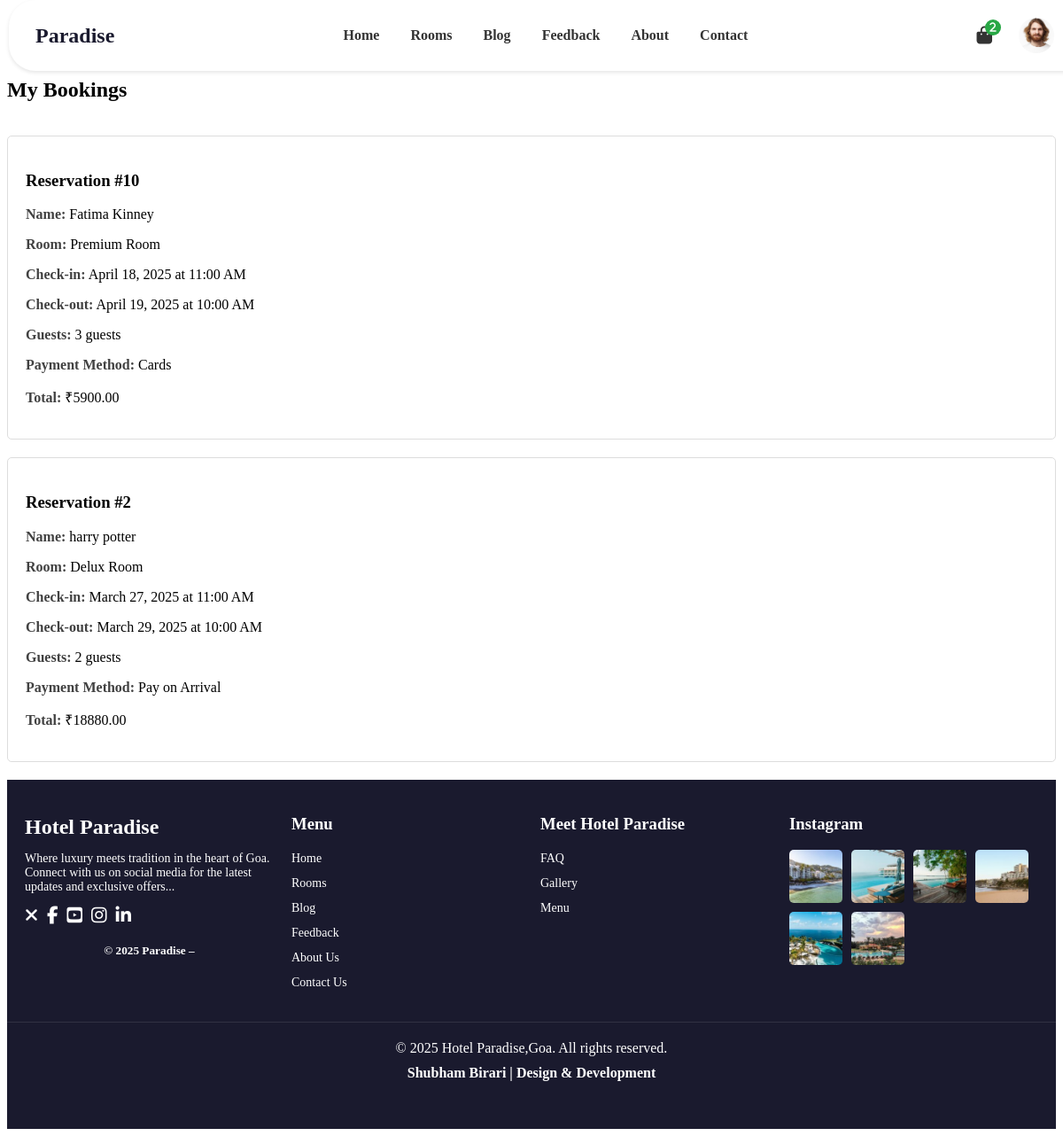
Page /my-bookings/ (signed in) on the committed database.
### accounts/models.py (models this page shows, shortened)
class Profile(models.Model):
    user = models.OneToOneField(User, on_delete=models.CASCADE)
    phone_number = models.CharField(max_length=10, blank=True, null=True)
    profile_picture = models.ImageField(upload_to='profile_pics/', blank=True, null=True)

### rooms/models.py (models this page shows, shortened)
class Reservation(models.Model):
    room = models.ForeignKey(Room, on_delete=models.CASCADE)
    check_in_date = models.DateField()
    check_out_date = models.DateField()
    adults = models.PositiveIntegerField()
    created_at = models.DateTimeField(auto_now_add=True)
    user = models.ForeignKey(User, on_delete=models.SET_NULL, null=True, blank=True)
    first_name = models.CharField(max_length=100, null=True, blank=True)
    last_name = models.CharField(max_length=100, null=True, blank=True)
    email = models.EmailField(null=True, blank=True)
    phone = models.CharField(max_length=15, null=True, blank=True)
    address = models.CharField(max_length=200 ,null=True, blank=True)
    city = models.CharField(max_length=100, null=True, blank=True)
    state = models.CharField(max_length=100, null=True, blank=True)
    postcode = models.CharField(max_length=20, null=True, blank=True)
    adhar_id = models.CharField(max_length=20, null=True, blank=True)
    note = models.TextField(blank=True)  # Already optional
    payment_method = models.CharField(
        max_length=20,
        choices=[('pay_on_arrival', 'Pay on Arrival'), ('upi', 'UPI'), ('cards', 'Cards')],
        null=False,  # Optional for now
        blank=False,
        default='pay_on_arrival',
    )
    subtotal = models.DecimalField(max_digits=10, decimal_places=2, default=0.00)
    gst = models.DecimalField(max_digits=10, decimal_places=2, default=0.00)
    total = models.DecimalField(max_digits=10, decimal_places=2, default=0.00)
    coupon = models.ForeignKey(Coupon, on_delete=models.SET_NULL, null=True, blank=True)
    discount_applied = models.DecimalField(max_digits=10, decimal_places=2, default=0.00)

class Room(models.Model):
    SIZE_CHOICES = (
        ('S', 'Single Bedroom'),
        ('D', 'Double Bedroom'),
        ('T', 'Triple Bedroom'),
    )
    name = models.CharField(max_length=100)
    category = models.ForeignKey(RoomCategory, on_delete=models.SET_NULL, null=True)
    capacity = models.PositiveIntegerField()
    size = models.CharField(max_length=1, choices=SIZE_CHOICES)
    description = models.TextField()
    price = models.DecimalField(max_digits=10, decimal_places=2)
    image = models.ImageField(upload_to='rooms/', blank=True, null=True)
    objects = RoomManager()

### footer/models.py (models this page shows, shortened)
class FooterText(models.Model):
    text = models.CharField(max_length=200, )
    is_editable = models.BooleanField(default=False, help_text="Only superusers can edit if unchecked")
    class Meta:
        verbose_name = "Footer Text"
        verbose_name_plural = "Footer Text"

### rooms/views.py (the view)
# urls.py: path('my-bookings/', views.my_bookings, name='my_bookings'),
@login_required
def my_bookings(request):
    bookings = Reservation.objects.filter(user=request.user).order_by('-created_at')
    context = {'bookings': bookings}
    return render(request, 'rooms/mybookings.html', context)

### footer/context_processors.py (called while the page is built)
def footer_text(request):
    footer_obj = FooterText.objects.first()  # Get the first entry
    return {'footer_text_obj': footer_obj}

### rooms/context_processors.py (called while the page is built)
def booking_count(request):
    if request.user.is_authenticated:
        count = Reservation.objects.filter(user=request.user).count()
    else:
        count = 0
    return {'booking_count': count}

### templates/rooms/mybookings.html (shortened to what this page needs)
<html lang="en-US" >
<head>
    <link media="all"
        href="https://kinsley.bslthemes.com/wp-content/cache/autoptimize/1/css/autoptimize_86433fa97a80a986cad08803f18701d2.css"
        rel="stylesheet">
    <link media="only screen and (max-width: 768px)"
        href="https://kinsley.bslthemes.com/wp-content/cache/autoptimize/1/css/autoptimize_41f59b21c4bbf5bf8ff4257643b4a543.css"
        rel="stylesheet">
    {% load static %}
    <link rel="stylesheet" id="bslthms-advanced-btns-style-css"
        href="https://bslthemes.com/bslthms-advanced-btns/assets/style.css" type="text/css" media="all">
    <link rel="stylesheet" id="mphb-kbwood-datepick-css-css"
        href="https://kinsley.bslthemes.com/wp-content/cache/autoptimize/1/css/autoptimize_single_c72a62925997a10f520b96d14652edde.css"
        type="text/css" media="all">
    <link rel="stylesheet" id="elementor-post-5762-css"
        href="https://kinsley.bslthemes.com/wp-content/cache/autoptimize/1/css/autoptimize_single_54b486a773dc1fff1726e27ba12fa9c9.css"
        type="text/css" media="all">
    <link rel="stylesheet" id="elementor-post-9-css"
        href="https://kinsley.bslthemes.com/wp-content/cache/autoptimize/1/css/autoptimize_single_7d81b387e4ac0890cded7d9e00a15169.css"
        type="text/css" media="all">
</head>
<body>
    {% include 'navbar.html' %}
    <div class="knsl-app">
        <div id="post-9" class="post-9 page type-page status-publish hentry">
            <div data-elementor-type="wp-page" data-elementor-id="9" class="elementor elementor-9">
                <section class="elementor-section elementor-top-section elementor-element elementor-element-35098dab elementor-section-boxed elementor-section-height-default elementor-section-height-default" data-id="35098dab" data-element_type="section">
                    <div class="elementor-container elementor-column-gap-default">
                        <div class="elementor-column elementor-col-100 elementor-top-column elementor-element elementor-element-48d7eda8" data-id="48d7eda8" data-element_type="column">
                            <div class="elementor-widget-wrap elementor-element-populated">
                                <div class="elementor-element elementor-element-57346c9f elementor-widget elementor-widget-shortcode" data-id="57346c9f" data-element_type="widget" data-widget_type="shortcode.default">
                                    <div class="elementor-widget-container">
                                        <div class="elementor-shortcode">
                                            <div class="mphb_sc_checkout-wrapper">
                                                <h1>My Bookings</h1>
                                                <br>
                                                {% if bookings %}
                                                    {% for booking in bookings %}
                                                        <section class="mphb-checkout-section" style="border: 1px solid #ddd; padding: 20px; margin-bottom: 20px; border-radius: 5px;">
                                                            <h3>Reservation #{{ booking.id }}</h3>
                                                            <p><strong style="color: #414141;">Name:</strong> {{ booking.first_name }} {{ booking.last_name }}</p>
                                                            <p><strong style="color: #414141;">Room:</strong> {{ booking.room.name }}</p>
                                                            <p><strong style="color: #414141;">Check-in:</strong> {{ booking.check_in_date|date:"F d, Y" }} at 11:00 AM</p>
                                                            <p><strong style="color: #414141;">Check-out:</strong> {{ booking.check_out_date|date:"F d, Y" }} at 10:00 AM</p>
                                                            <p><strong style="color: #414141;">Guests:</strong> {{ booking.adults }} guest{{ booking.adults|pluralize }}</p>
                                                            <p><strong style="color: #414141;">Payment Method:</strong> {{ booking.get_payment_method_display }} </p>
                                                            <p><strong style="color: #414141;">Total:</strong> ₹{{ booking.total }}</p>
                                                        </section>
                                                    {% endfor %}
                                                {% else %}
                                                    <p>You have no bookings.</p>
                                                {% endif %}
                                            </div>
                                        </div>
                                    </div>
                                </div>
                            </div>
                        </div>
                    </div>
                </section>
            </div>
        </div>
    </div>
    {% include 'footer.html' %}
</body>
</html>

### templates/navbar.html (shortened to what this page needs)
{% load static %}
<link rel="stylesheet" href="https://cdnjs.cloudflare.com/ajax/libs/font-awesome/6.7.2/css/all.min.css" />
<nav style="position: fixed; top: 0px; left: 10px; display: flex; justify-content: space-between; align-items: center; padding: 0px 30px; background-color: white; z-index: 99; width: 100%; height: 80px; box-shadow: 0 2px 4px rgba(0, 0, 0, 0.1); border-radius: 30px 30px 30px 30px;">
    <a href="{% url 'home' %}" style="text-decoration: none; font-size: 24px; font-weight: bold; color: #1a1a2e;">Paradise </a>
    <div class="menu" style="display: flex; gap: 35px;">
        <a href="{% url 'home' %}" style="text-decoration: none; color: #333; font-size: 16px; font-weight: 600; transition: color 0.3s ease;">Home</a>
        <a href="{% url 'rooms:room_list' %}" style="text-decoration: none; color: #333; font-size: 16px; font-weight: 600; transition: color 0.3s ease;">Rooms</a>
        <a href="{% url 'blog:blog_list' %}" style="text-decoration: none; color: #333; font-size: 16px; font-weight: 600; transition: color 0.3s ease;">Blog</a>
        <a href="{% url 'feedback:feedback_list' %}" style="text-decoration: none; color: #333; font-size: 16px; font-weight: 600; transition: color 0.3s ease;">Feedback</a>
        <a href="{% url 'about' %}" style="text-decoration: none; color: #333; font-size: 16px; font-weight: 600; transition: color 0.3s ease;">About</a>
        <a href="{% url 'contact:contact_us' %}" style="text-decoration: none; color: #333; font-size: 16px; font-weight: 600; transition: color 0.3s ease;">Contact</a>
    </div>
    <div style="display: flex; align-items: center; gap: 15px; margin-right: 50px;">
        <a href="{% url 'rooms:my_bookings' %}">
            <i class="fas fa-shopping-bag" style="font-size: 20px; color: #333; position: relative;">
                <span style="position: absolute; top: -8px; right: -10px; background-color: #28A745; color: white; font-size: 12px; font-weight: bold; border-radius: 50%; width: 18px; height: 18px; display: flex; justify-content: center; align-items: center;">{{ booking_count }}</span>
            </i>
        </a>
        <br>
        {% if user.is_authenticated %}
            <a href="{% url 'accounts:profile' %}">
                <img src="{% if user.profile.profile_picture %}{{ user.profile.profile_picture.url }}{% else %}{% static 'images/profile_placeholder.jpg' %}{% endif %}" alt="Profile Picture" style="width: 40px; height: 40px; border-radius: 50%; object-fit: cover; cursor: pointer; transition: transform 0.2s ease;">
            </a>
        {% else %}
            <a href="{% url 'accounts:login_page' %}">
                <img src="{% static 'images/profile_placeholder.jpg' %}" alt="Login" style="width: 40px; height: 40px; border-radius: 50%; object-fit: cover; cursor: pointer; transition: transform 0.2s ease;">
            </a>
        {% endif %}
    </div>
</nav>

### templates/footer.html
{% load static %}
<link rel="stylesheet" href="{% static 'footer.css' %}">
<footer class="footer" style="background-color: #1a1a2e; color: white;">
    <div class="footer-container">
        <div class="footer-brand">
            <h2 style="color: white;">Hotel Paradise</h2>
            <p style="color: white;">Where luxury meets tradition in the heart of Goa. Connect with us on social media for the latest updates and exclusive offers...</p>
            <div class="social-icons">
                <a href="#"><i class="fas fa-times" style="color: white;"></i></a>
                <a href="#"><i class="fab fa-facebook-f" style="color: white;"></i></a>
                <a href="#"><i class="fab fa-youtube-square" style="color: white;"></i></a>
                <a href="#"><i class="fab fa-instagram" style="color: white;"></i></a>
                <a href="#"><i class="fab fa-linkedin-in" style="color: white;"></i></a>
            </div>
            <div style="margin-top: 20px;">
                <h5 style="color: white; text-align: center;">© 2025 Paradise –</h5>
            </div>
        </div>
        <div class="footer-menu" style="padding-left: 20px;">
            <h3 style="color: white;">Menu</h3>
            <ul>
                <li><a href="{% url 'home' %}" style="color: white;">Home</a></li>
                <li><a href="{% url 'rooms:room_list' %}" style="color: white;">Rooms</a></li>
                <li><a href="{% url 'blog:blog_list' %}" style="color: white;">Blog</a></li>
                <li><a href="{% url 'feedback:feedback_list' %}" style="color: white;">Feedback</a></li>
                <li><a href="{% url 'about' %}" style="color: white;">About Us</a></li>
                <li><a href="{% url 'contact:contact_us' %}" style="color: white;">Contact Us</a></li>
            </ul>
        </div>
        <div class="footer-meet">
            <h3 style="color: white;">Meet Hotel Paradise</h3>
            <ul>
                <li><a href="#" style="color: white;">FAQ</a></li>
                <li><a href="#" style="color: white;">Gallery</a></li>
                <li><a href="#" style="color: white;">Menu</a></li>
            </ul>
        </div>
        <div class="footer-instagram">
            <h3 style="color: white;">Instagram</h3>
            <div class="instagram-gallery">
                <img src="{% static 'images/about-1-140x140.jpg' %}" alt="Instagram 1">
                <img src="{% static 'images/about-2-140x140.jpg' %}" alt="Instagram 2">
                <img src="{% static 'images/about-3-140x140.jpg' %}" alt="Instagram 3">
                <img src="{% static 'images/about-4-140x140.jpg' %}" alt="Instagram 4">
                <img src="{% static 'images/about-5-140x140.jpg' %}" alt="Instagram 5">
                <img src="{% static 'images/about-6-140x140.jpg' %}" alt="Instagram 6">
            </div>
        </div>
    </div>
    <div style="background-color: #1a1a2e; color: white; padding: 20px; text-align: center; margin-top: 20px; border-top: 1px solid rgba(255, 255, 255, 0.1);">
        <p style="margin: 0;">© 2025 Hotel Paradise,Goa. All rights reserved.</p>
        <p style="font-size: 14px; margin-top: 10px; color: #ccc;">
            {% with footer_text=footer_text_obj.text %}
                <a href="https://github.com/shubhambirari3" style="font-weight: bold; font-size: 16px; color: white; text-decoration: none;">{{ footer_text }}</a>
            {% endwith %}
        </p>
    </div>
</footer>

### static/footer.css (style rules this page uses)
.footer { background-color: #021d37; padding: 20px 0; }
.footer-container { display: flex; justify-content: space-between; align-items: flex-start; padding: 0 20px; }
.footer-brand { flex: 1; }
.footer-brand h2 { font-size: 24px; margin-bottom: 10px; }
.footer-brand p { font-size: 14px; color: #0c0d0e; }
.social-icons { display: flex; gap: 10px; }
.social-icons a { color: #333; font-size: 20px; }
.footer-menu, .footer-meet { flex: 1; }
.footer-menu ul, .footer-meet ul { list-style: none; padding: 0; }
.footer-menu ul li, .footer-meet ul li { margin-bottom: 10px; }
.footer-menu ul li a, .footer-meet ul li a { text-decoration: none; color: #333; font-size: 14px; }
.footer-instagram { flex: 1; }
.footer-instagram .instagram-gallery { display: flex; flex-wrap: wrap; gap: 10px; }
.footer-instagram .instagram-gallery img { width: 60px; height: 60px; border-radius: 5px; }

### templates/navbar.html (style rules this page uses)
body { padding-top: 80px !important; }

### rows in the picture
Reservation: id "10", first_name "Fatima", last_name "Kinney", room.name "Premium Room", check_in_date "April 18, 2025", check_out_date "April 19, 2025", adults "3", payment_method "Cards", total "5900.00"
Reservation: id "2", first_name "harry", last_name "potter", room.name "Delux Room", check_in_date "March 27, 2025", check_out_date "March 29, 2025", adults "2", payment_method "Pay on Arrival", total "18880.00"
FooterText: text "Shubham Birari | Design & Development"

### other values in the picture
{{ booking_count }} "2"
